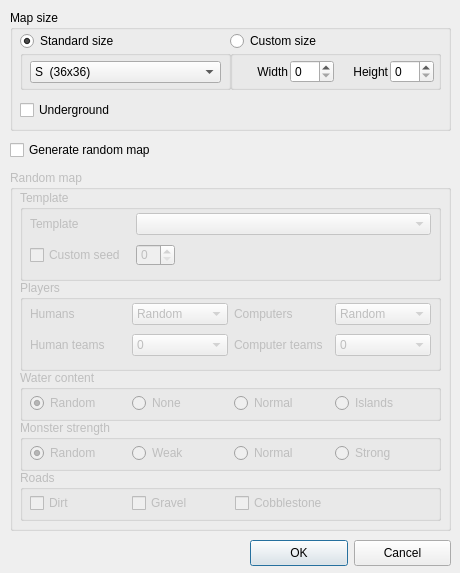
<?xml version="1.0" encoding="UTF-8"?>
<ui version="4.0">
 <class>WindowNewMap</class>
 <widget class="QDialog" name="WindowNewMap">
  <property name="geometry">
   <rect>
    <x>0</x>
    <y>0</y>
    <width>460</width>
    <height>573</height>
   </rect>
  </property>
  <property name="sizePolicy">
   <sizepolicy hsizetype="Fixed" vsizetype="Fixed">
    <horstretch>0</horstretch>
    <verstretch>0</verstretch>
   </sizepolicy>
  </property>
  <property name="minimumSize">
   <size>
    <width>390</width>
    <height>351</height>
   </size>
  </property>
  <property name="maximumSize">
   <size>
    <width>999</width>
    <height>999</height>
   </size>
  </property>
  <property name="windowTitle">
   <string>Create new map</string>
  </property>
  <property name="modal">
   <bool>false</bool>
  </property>
  <widget class="QGroupBox" name="groupBox">
   <property name="geometry">
    <rect>
     <x>10</x>
     <y>10</y>
     <width>441</width>
     <height>121</height>
    </rect>
   </property>
   <property name="title">
    <string>Map size</string>
   </property>
   <widget class="QGroupBox" name="sizeGroup1">
    <property name="geometry">
     <rect>
      <x>10</x>
      <y>40</y>
      <width>211</width>
      <height>40</height>
     </rect>
    </property>
    <property name="title">
     <string/>
    </property>
    <property name="flat">
     <bool>false</bool>
    </property>
    <property name="checkable">
     <bool>false</bool>
    </property>
    <widget class="QWidget" name="layoutWidget">
     <property name="geometry">
      <rect>
       <x>10</x>
       <y>10</y>
       <width>191</width>
       <height>24</height>
      </rect>
     </property>
     <layout class="QHBoxLayout" name="horizontalLayout_6">
      <item>
       <widget class="QComboBox" name="sizeCombo">
        <property name="minimumSize">
         <size>
          <width>120</width>
          <height>0</height>
         </size>
        </property>
        <property name="maximumSize">
         <size>
          <width>200</width>
          <height>16777215</height>
         </size>
        </property>
        <item>
         <property name="text">
          <string>S  (36x36)</string>
         </property>
        </item>
        <item>
         <property name="text">
          <string>M  (72x72)</string>
         </property>
        </item>
        <item>
         <property name="text">
          <string>L  (108x108)</string>
         </property>
        </item>
        <item>
         <property name="text">
          <string>XL (144x144)</string>
         </property>
        </item>
        <item>
         <property name="text">
          <string>H  (180x180)</string>
         </property>
        </item>
        <item>
         <property name="text">
          <string>XH (216x216)</string>
         </property>
        </item>
        <item>
         <property name="text">
          <string>G  (252x252)</string>
         </property>
        </item>
       </widget>
      </item>
     </layout>
    </widget>
   </widget>
   <widget class="QGroupBox" name="sizeGroup2">
    <property name="geometry">
     <rect>
      <x>220</x>
      <y>40</y>
      <width>211</width>
      <height>40</height>
     </rect>
    </property>
    <property name="title">
     <string/>
    </property>
    <property name="flat">
     <bool>false</bool>
    </property>
    <property name="checkable">
     <bool>false</bool>
    </property>
    <widget class="QWidget" name="layoutWidget_2">
     <property name="geometry">
      <rect>
       <x>10</x>
       <y>10</y>
       <width>194</width>
       <height>24</height>
      </rect>
     </property>
     <layout class="QHBoxLayout" name="horizontalLayout_7">
      <item>
       <widget class="QLabel" name="label">
        <property name="minimumSize">
         <size>
          <width>48</width>
          <height>0</height>
         </size>
        </property>
        <property name="maximumSize">
         <size>
          <width>96</width>
          <height>16777215</height>
         </size>
        </property>
        <property name="text">
         <string>Width</string>
        </property>
        <property name="alignment">
         <set>Qt::AlignmentFlag::AlignRight|Qt::AlignmentFlag::AlignTrailing|Qt::AlignmentFlag::AlignVCenter</set>
        </property>
       </widget>
      </item>
      <item>
       <widget class="QSpinBox" name="widthTxt">
        <property name="maximum">
         <number>999</number>
        </property>
        <property name="value">
         <number>0</number>
        </property>
       </widget>
      </item>
      <item>
       <widget class="QLabel" name="label_2">
        <property name="minimumSize">
         <size>
          <width>48</width>
          <height>0</height>
         </size>
        </property>
        <property name="text">
         <string>Height</string>
        </property>
        <property name="alignment">
         <set>Qt::AlignmentFlag::AlignRight|Qt::AlignmentFlag::AlignTrailing|Qt::AlignmentFlag::AlignVCenter</set>
        </property>
       </widget>
      </item>
      <item>
       <widget class="QSpinBox" name="heightTxt">
        <property name="maximum">
         <number>999</number>
        </property>
        <property name="value">
         <number>0</number>
        </property>
       </widget>
      </item>
     </layout>
    </widget>
   </widget>
   <widget class="QWidget" name="horizontalLayoutWidget">
    <property name="geometry">
     <rect>
      <x>10</x>
      <y>20</y>
      <width>211</width>
      <height>22</height>
     </rect>
    </property>
    <layout class="QHBoxLayout" name="horizontalLayout_11">
     <item>
      <widget class="QRadioButton" name="sizeStandardRadio">
       <property name="maximumSize">
        <size>
         <width>16777215</width>
         <height>16777215</height>
        </size>
       </property>
       <property name="text">
        <string>Standard size</string>
       </property>
       <property name="checked">
        <bool>true</bool>
       </property>
       <attribute name="buttonGroup">
        <string notr="true">buttonGroup</string>
       </attribute>
      </widget>
     </item>
    </layout>
   </widget>
   <widget class="QWidget" name="horizontalLayoutWidget_2">
    <property name="geometry">
     <rect>
      <x>220</x>
      <y>20</y>
      <width>211</width>
      <height>22</height>
     </rect>
    </property>
    <layout class="QHBoxLayout" name="horizontalLayout_12">
     <item>
      <widget class="QRadioButton" name="sizeCustomRadio">
       <property name="text">
        <string>Custom size</string>
       </property>
       <attribute name="buttonGroup">
        <string notr="true">buttonGroup</string>
       </attribute>
      </widget>
     </item>
    </layout>
   </widget>
   <widget class="QCheckBox" name="twoLevelCheck">
    <property name="geometry">
     <rect>
      <x>10</x>
      <y>90</y>
      <width>277</width>
      <height>20</height>
     </rect>
    </property>
    <property name="minimumSize">
     <size>
      <width>96</width>
      <height>0</height>
     </size>
    </property>
    <property name="text">
     <string>Underground</string>
    </property>
   </widget>
  </widget>
  <widget class="QGroupBox" name="randomOptions">
   <property name="enabled">
    <bool>false</bool>
   </property>
   <property name="geometry">
    <rect>
     <x>10</x>
     <y>170</y>
     <width>441</width>
     <height>361</height>
    </rect>
   </property>
   <property name="sizePolicy">
    <sizepolicy hsizetype="Fixed" vsizetype="Fixed">
     <horstretch>0</horstretch>
     <verstretch>0</verstretch>
    </sizepolicy>
   </property>
   <property name="title">
    <string>Random map</string>
   </property>
   <widget class="QGroupBox" name="groupBox_2">
    <property name="geometry">
     <rect>
      <x>10</x>
      <y>110</y>
      <width>421</width>
      <height>91</height>
     </rect>
    </property>
    <property name="title">
     <string>Players</string>
    </property>
    <widget class="QWidget" name="layoutWidget2">
     <property name="geometry">
      <rect>
       <x>10</x>
       <y>20</y>
       <width>401</width>
       <height>61</height>
      </rect>
     </property>
     <layout class="QGridLayout" name="gridLayout" columnstretch="0,0,0,0">
      <item row="0" column="1">
       <widget class="QComboBox" name="humanCombo">
        <property name="minimumSize">
         <size>
          <width>90</width>
          <height>0</height>
         </size>
        </property>
        <property name="maximumSize">
         <size>
          <width>120</width>
          <height>16777215</height>
         </size>
        </property>
        <item>
         <property name="text">
          <string>Random</string>
         </property>
        </item>
        <item>
         <property name="text">
          <string notr="true">1</string>
         </property>
        </item>
        <item>
         <property name="text">
          <string notr="true">2</string>
         </property>
        </item>
        <item>
         <property name="text">
          <string notr="true">3</string>
         </property>
        </item>
        <item>
         <property name="text">
          <string notr="true">4</string>
         </property>
        </item>
        <item>
         <property name="text">
          <string notr="true">5</string>
         </property>
        </item>
        <item>
         <property name="text">
          <string notr="true">6</string>
         </property>
        </item>
        <item>
         <property name="text">
          <string notr="true">7</string>
         </property>
        </item>
        <item>
         <property name="text">
          <string notr="true">8</string>
         </property>
        </item>
       </widget>
      </item>
      <item row="0" column="0">
       <widget class="QLabel" name="label_3">
        <property name="minimumSize">
         <size>
          <width>90</width>
          <height>0</height>
         </size>
        </property>
        <property name="maximumSize">
         <size>
          <width>120</width>
          <height>16777215</height>
         </size>
        </property>
        <property name="text">
         <string>Humans</string>
        </property>
       </widget>
      </item>
      <item row="1" column="3">
       <widget class="QComboBox" name="cpuTeamsCombo">
        <property name="currentText">
         <string notr="true">0</string>
        </property>
        <item>
         <property name="text">
          <string notr="true">0</string>
         </property>
        </item>
       </widget>
      </item>
      <item row="1" column="2">
       <widget class="QLabel" name="label_7">
        <property name="text">
         <string>Computer teams</string>
        </property>
       </widget>
      </item>
      <item row="1" column="0">
       <widget class="QLabel" name="label_6">
        <property name="minimumSize">
         <size>
          <width>90</width>
          <height>0</height>
         </size>
        </property>
        <property name="text">
         <string>Human teams</string>
        </property>
       </widget>
      </item>
      <item row="1" column="1">
       <widget class="QComboBox" name="humanTeamsCombo">
        <property name="minimumSize">
         <size>
          <width>90</width>
          <height>0</height>
         </size>
        </property>
        <property name="maximumSize">
         <size>
          <width>16777215</width>
          <height>16777215</height>
         </size>
        </property>
        <property name="currentText">
         <string notr="true">0</string>
        </property>
        <item>
         <property name="text">
          <string notr="true">0</string>
         </property>
        </item>
       </widget>
      </item>
      <item row="0" column="2">
       <widget class="QLabel" name="label_4">
        <property name="text">
         <string>Computers</string>
        </property>
       </widget>
      </item>
      <item row="0" column="3">
       <widget class="QComboBox" name="cpuCombo">
        <item>
         <property name="text">
          <string>Random</string>
         </property>
        </item>
        <item>
         <property name="text">
          <string notr="true">0</string>
         </property>
        </item>
        <item>
         <property name="text">
          <string notr="true">1</string>
         </property>
        </item>
        <item>
         <property name="text">
          <string notr="true">2</string>
         </property>
        </item>
        <item>
         <property name="text">
          <string notr="true">3</string>
         </property>
        </item>
        <item>
         <property name="text">
          <string notr="true">4</string>
         </property>
        </item>
        <item>
         <property name="text">
          <string notr="true">5</string>
         </property>
        </item>
        <item>
         <property name="text">
          <string notr="true">6</string>
         </property>
        </item>
        <item>
         <property name="text">
          <string notr="true">7</string>
         </property>
        </item>
       </widget>
      </item>
     </layout>
    </widget>
   </widget>
   <widget class="QGroupBox" name="groupBox_4">
    <property name="geometry">
     <rect>
      <x>10</x>
      <y>250</y>
      <width>421</width>
      <height>51</height>
     </rect>
    </property>
    <property name="title">
     <string>Monster strength</string>
    </property>
    <widget class="QWidget" name="layoutWidget3">
     <property name="geometry">
      <rect>
       <x>10</x>
       <y>20</y>
       <width>401</width>
       <height>26</height>
      </rect>
     </property>
     <layout class="QHBoxLayout" name="horizontalLayout" stretch="1,1,1,1">
      <item>
       <widget class="QRadioButton" name="monsterOpt1">
        <property name="sizePolicy">
         <sizepolicy hsizetype="Expanding" vsizetype="Fixed">
          <horstretch>0</horstretch>
          <verstretch>0</verstretch>
         </sizepolicy>
        </property>
        <property name="minimumSize">
         <size>
          <width>90</width>
          <height>0</height>
         </size>
        </property>
        <property name="maximumSize">
         <size>
          <width>16777215</width>
          <height>16777215</height>
         </size>
        </property>
        <property name="text">
         <string>Random</string>
        </property>
        <property name="checked">
         <bool>true</bool>
        </property>
       </widget>
      </item>
      <item>
       <widget class="QRadioButton" name="monsterOpt2">
        <property name="sizePolicy">
         <sizepolicy hsizetype="Expanding" vsizetype="Fixed">
          <horstretch>0</horstretch>
          <verstretch>0</verstretch>
         </sizepolicy>
        </property>
        <property name="minimumSize">
         <size>
          <width>90</width>
          <height>0</height>
         </size>
        </property>
        <property name="maximumSize">
         <size>
          <width>120</width>
          <height>16777215</height>
         </size>
        </property>
        <property name="text">
         <string>Weak</string>
        </property>
       </widget>
      </item>
      <item>
       <widget class="QRadioButton" name="monsterOpt3">
        <property name="sizePolicy">
         <sizepolicy hsizetype="Expanding" vsizetype="Fixed">
          <horstretch>0</horstretch>
          <verstretch>0</verstretch>
         </sizepolicy>
        </property>
        <property name="minimumSize">
         <size>
          <width>90</width>
          <height>0</height>
         </size>
        </property>
        <property name="maximumSize">
         <size>
          <width>120</width>
          <height>16777215</height>
         </size>
        </property>
        <property name="text">
         <string>Normal</string>
        </property>
       </widget>
      </item>
      <item>
       <widget class="QRadioButton" name="monsterOpt4">
        <property name="sizePolicy">
         <sizepolicy hsizetype="Expanding" vsizetype="Fixed">
          <horstretch>0</horstretch>
          <verstretch>0</verstretch>
         </sizepolicy>
        </property>
        <property name="minimumSize">
         <size>
          <width>90</width>
          <height>0</height>
         </size>
        </property>
        <property name="maximumSize">
         <size>
          <width>120</width>
          <height>16777215</height>
         </size>
        </property>
        <property name="text">
         <string>Strong</string>
        </property>
       </widget>
      </item>
     </layout>
    </widget>
   </widget>
   <widget class="QGroupBox" name="groupBox_3">
    <property name="geometry">
     <rect>
      <x>10</x>
      <y>200</y>
      <width>421</width>
      <height>51</height>
     </rect>
    </property>
    <property name="sizePolicy">
     <sizepolicy hsizetype="MinimumExpanding" vsizetype="Preferred">
      <horstretch>0</horstretch>
      <verstretch>0</verstretch>
     </sizepolicy>
    </property>
    <property name="maximumSize">
     <size>
      <width>480</width>
      <height>96</height>
     </size>
    </property>
    <property name="title">
     <string>Water content</string>
    </property>
    <widget class="QWidget" name="layoutWidget4">
     <property name="geometry">
      <rect>
       <x>10</x>
       <y>20</y>
       <width>401</width>
       <height>26</height>
      </rect>
     </property>
     <layout class="QHBoxLayout" name="horizontalLayout_2" stretch="1,1,1,1">
      <item>
       <widget class="QRadioButton" name="waterOpt1">
        <property name="sizePolicy">
         <sizepolicy hsizetype="Expanding" vsizetype="Fixed">
          <horstretch>0</horstretch>
          <verstretch>0</verstretch>
         </sizepolicy>
        </property>
        <property name="minimumSize">
         <size>
          <width>90</width>
          <height>0</height>
         </size>
        </property>
        <property name="maximumSize">
         <size>
          <width>144</width>
          <height>96</height>
         </size>
        </property>
        <property name="text">
         <string>Random</string>
        </property>
        <property name="checked">
         <bool>true</bool>
        </property>
       </widget>
      </item>
      <item>
       <widget class="QRadioButton" name="waterOpt2">
        <property name="sizePolicy">
         <sizepolicy hsizetype="Expanding" vsizetype="Fixed">
          <horstretch>0</horstretch>
          <verstretch>0</verstretch>
         </sizepolicy>
        </property>
        <property name="minimumSize">
         <size>
          <width>90</width>
          <height>0</height>
         </size>
        </property>
        <property name="maximumSize">
         <size>
          <width>144</width>
          <height>96</height>
         </size>
        </property>
        <property name="text">
         <string>None</string>
        </property>
       </widget>
      </item>
      <item>
       <widget class="QRadioButton" name="waterOpt3">
        <property name="sizePolicy">
         <sizepolicy hsizetype="Expanding" vsizetype="Fixed">
          <horstretch>0</horstretch>
          <verstretch>0</verstretch>
         </sizepolicy>
        </property>
        <property name="minimumSize">
         <size>
          <width>90</width>
          <height>0</height>
         </size>
        </property>
        <property name="maximumSize">
         <size>
          <width>144</width>
          <height>96</height>
         </size>
        </property>
        <property name="text">
         <string>Normal</string>
        </property>
       </widget>
      </item>
      <item>
       <widget class="QRadioButton" name="waterOpt4">
        <property name="sizePolicy">
         <sizepolicy hsizetype="Expanding" vsizetype="Fixed">
          <horstretch>0</horstretch>
          <verstretch>0</verstretch>
         </sizepolicy>
        </property>
        <property name="minimumSize">
         <size>
          <width>90</width>
          <height>0</height>
         </size>
        </property>
        <property name="maximumSize">
         <size>
          <width>144</width>
          <height>96</height>
         </size>
        </property>
        <property name="text">
         <string>Islands</string>
        </property>
       </widget>
      </item>
     </layout>
    </widget>
   </widget>
   <widget class="QGroupBox" name="groupBox_6">
    <property name="geometry">
     <rect>
      <x>10</x>
      <y>300</y>
      <width>421</width>
      <height>51</height>
     </rect>
    </property>
    <property name="sizePolicy">
     <sizepolicy hsizetype="MinimumExpanding" vsizetype="Preferred">
      <horstretch>0</horstretch>
      <verstretch>0</verstretch>
     </sizepolicy>
    </property>
    <property name="maximumSize">
     <size>
      <width>480</width>
      <height>96</height>
     </size>
    </property>
    <property name="title">
     <string>Roads</string>
    </property>
    <widget class="QWidget" name="layoutWidget4_2">
     <property name="geometry">
      <rect>
       <x>10</x>
       <y>20</y>
       <width>401</width>
       <height>26</height>
      </rect>
     </property>
     <layout class="QHBoxLayout" name="horizontalLayout_5" stretch="0,0,0,0">
      <item>
       <widget class="QCheckBox" name="roadDirt">
        <property name="minimumSize">
         <size>
          <width>90</width>
          <height>0</height>
         </size>
        </property>
        <property name="text">
         <string>Dirt</string>
        </property>
       </widget>
      </item>
      <item>
       <widget class="QCheckBox" name="roadGravel">
        <property name="minimumSize">
         <size>
          <width>90</width>
          <height>0</height>
         </size>
        </property>
        <property name="text">
         <string>Gravel</string>
        </property>
       </widget>
      </item>
      <item>
       <widget class="QCheckBox" name="roadCobblestone">
        <property name="minimumSize">
         <size>
          <width>90</width>
          <height>0</height>
         </size>
        </property>
        <property name="text">
         <string>Cobblestone</string>
        </property>
       </widget>
      </item>
      <item>
       <spacer name="horizontalSpacer">
        <property name="orientation">
         <enum>Qt::Orientation::Horizontal</enum>
        </property>
        <property name="sizeType">
         <enum>QSizePolicy::Policy::Fixed</enum>
        </property>
        <property name="sizeHint" stdset="0">
         <size>
          <width>100</width>
          <height>20</height>
         </size>
        </property>
       </spacer>
      </item>
     </layout>
    </widget>
   </widget>
   <widget class="QGroupBox" name="groupBox_5">
    <property name="geometry">
     <rect>
      <x>10</x>
      <y>20</y>
      <width>421</width>
      <height>91</height>
     </rect>
    </property>
    <property name="title">
     <string>Template</string>
    </property>
    <widget class="QWidget" name="layoutWidget2_2">
     <property name="geometry">
      <rect>
       <x>10</x>
       <y>20</y>
       <width>401</width>
       <height>61</height>
      </rect>
     </property>
     <layout class="QGridLayout" name="gridLayout_3" columnstretch="0,0">
      <item row="0" column="0">
       <widget class="QLabel" name="label_5">
        <property name="minimumSize">
         <size>
          <width>100</width>
          <height>0</height>
         </size>
        </property>
        <property name="maximumSize">
         <size>
          <width>120</width>
          <height>16777215</height>
         </size>
        </property>
        <property name="text">
         <string>Template</string>
        </property>
       </widget>
      </item>
      <item row="0" column="1">
       <widget class="QComboBox" name="templateCombo">
        <property name="enabled">
         <bool>true</bool>
        </property>
        <property name="sizePolicy">
         <sizepolicy hsizetype="Expanding" vsizetype="Fixed">
          <horstretch>0</horstretch>
          <verstretch>0</verstretch>
         </sizepolicy>
        </property>
        <property name="currentText">
         <string notr="true"/>
        </property>
        <property name="currentIndex">
         <number>-1</number>
        </property>
       </widget>
      </item>
      <item row="1" column="0">
       <widget class="QCheckBox" name="checkSeed">
        <property name="minimumSize">
         <size>
          <width>90</width>
          <height>0</height>
         </size>
        </property>
        <property name="maximumSize">
         <size>
          <width>120</width>
          <height>16777215</height>
         </size>
        </property>
        <property name="text">
         <string>Custom seed</string>
        </property>
       </widget>
      </item>
      <item row="1" column="1">
       <widget class="QSpinBox" name="lineSeed">
        <property name="maximumSize">
         <size>
          <width>39</width>
          <height>22</height>
         </size>
        </property>
        <property name="maximum">
         <number>999</number>
        </property>
       </widget>
      </item>
     </layout>
    </widget>
   </widget>
  </widget>
  <widget class="QCheckBox" name="randomMapCheck">
   <property name="geometry">
    <rect>
     <x>10</x>
     <y>140</y>
     <width>441</width>
     <height>20</height>
    </rect>
   </property>
   <property name="text">
    <string>Generate random map</string>
   </property>
  </widget>
  <widget class="QWidget" name="layoutWidget6">
   <property name="geometry">
    <rect>
     <x>250</x>
     <y>540</y>
     <width>201</width>
     <height>26</height>
    </rect>
   </property>
   <layout class="QHBoxLayout" name="horizontalLayout_3">
    <item>
     <widget class="QPushButton" name="okButton">
      <property name="sizePolicy">
       <sizepolicy hsizetype="Minimum" vsizetype="Expanding">
        <horstretch>0</horstretch>
        <verstretch>0</verstretch>
       </sizepolicy>
      </property>
      <property name="maximumSize">
       <size>
        <width>16777215</width>
        <height>36</height>
       </size>
      </property>
      <property name="text">
       <string>OK</string>
      </property>
     </widget>
    </item>
    <item>
     <widget class="QPushButton" name="cancelButton">
      <property name="sizePolicy">
       <sizepolicy hsizetype="Minimum" vsizetype="Expanding">
        <horstretch>0</horstretch>
        <verstretch>0</verstretch>
       </sizepolicy>
      </property>
      <property name="maximumSize">
       <size>
        <width>16777215</width>
        <height>36</height>
       </size>
      </property>
      <property name="text">
       <string>Cancel</string>
      </property>
     </widget>
    </item>
   </layout>
  </widget>
 </widget>
 <resources/>
 <connections/>
 <buttongroups>
  <buttongroup name="buttonGroup"/>
 </buttongroups>
</ui>
